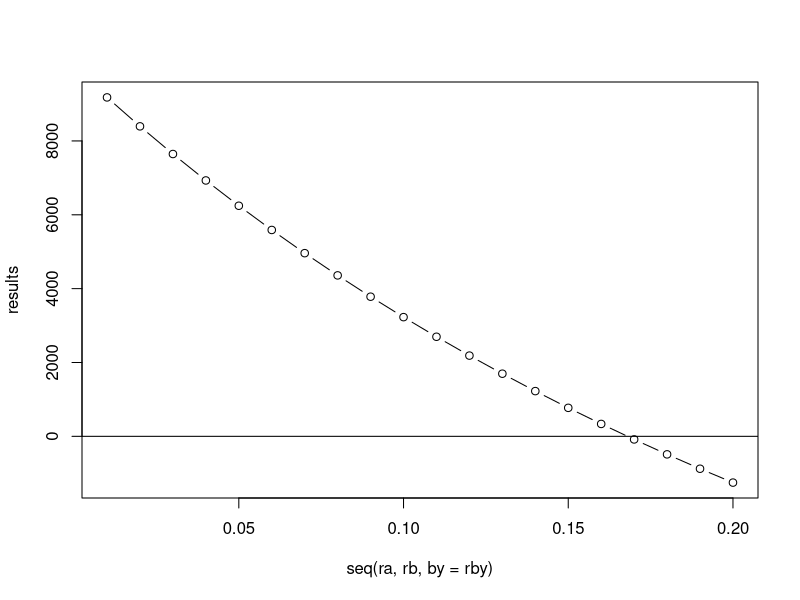
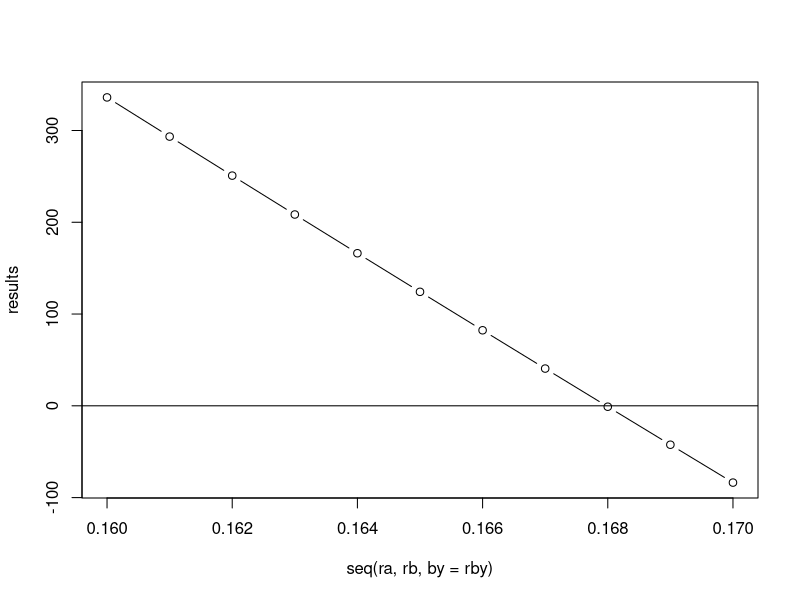
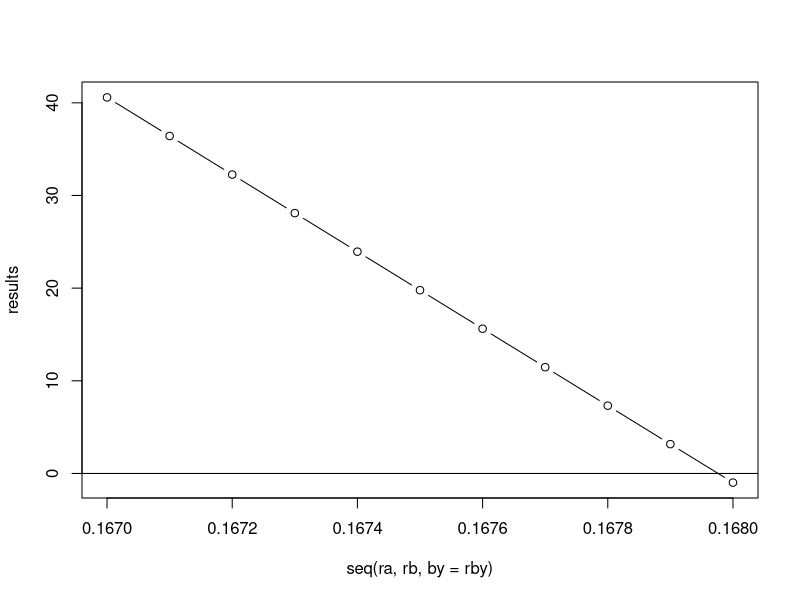

The R source for these figures, in order:
# Another IRR Example
new_irr_f <- function(cashflow, seqn, ra=0.01, rb=0.2,rby=0.01){
  results <- NULL
  n <- length(cashflow)
  for(irate in seq(ra, rb, by =rby)) {
    total <- sum(cashflow/(1 + irate)^seqn)
    results <- c(results, total)
  }
  plot(seq(ra, rb, by =rby), results, type = "b")
  abline(h = 0)
  cbind(seq(ra, rb, by =rby), results)
}

new_irr_f(cashflow=c(-18000,rep(5600,5)), seqn=0:5,ra=0.01, rb=0.2,rby=0.01)  # find out the IRR is between 0.16 and 0.17

new_irr_f(cashflow=c(-18000,rep(5600,5)), seqn=0:5,ra=0.16, rb=0.17,rby=0.001)  # find out the IRR is between 0.167 and 0.168

new_irr_f(cashflow=c(-18000,rep(5600,5)), seqn=0:5,ra=0.167, rb=0.168,rby=0.0001)